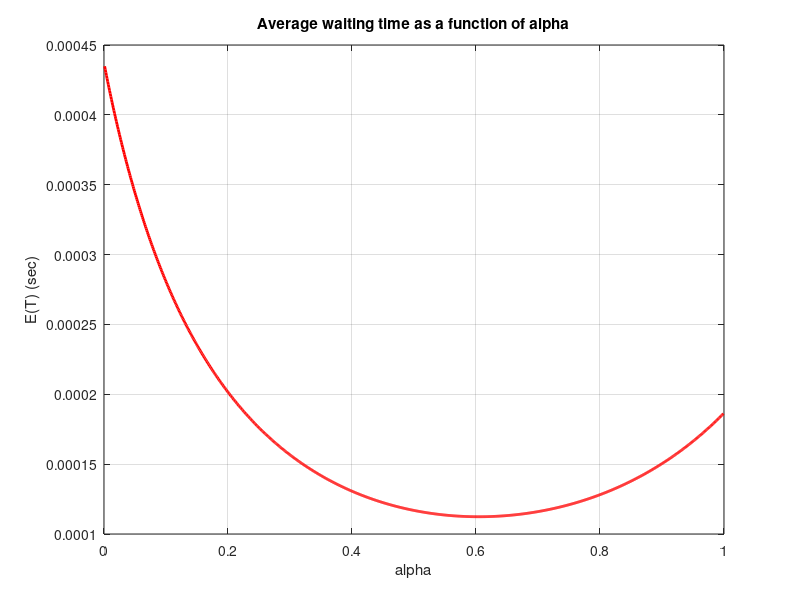

Recreate this plot in MATLAB.
clc;
clear all;
close all;

if !(exist("images","dir") == 7)
  mkdir "images";
endif

lambda = 10*10^3;       % lambda = 10 Kpps
mps = 128*8;            % mean packet size = 128 bytes = 128 * 8 bits
C1 = 15*1024*1024;      % C1 = 15 Mbps
C2 = 12*1024*1024;      % C2 = 12 Mbps

% Conversion from bps to pps
C1 = C1 / mps;
C2 = C2 / mps;

mu1 = C1;
mu2 = C2;

a = 0.001:0.001:0.999;

lambda1 = a * lambda;
lambda2 = (1-a) * lambda;

rho1 = lambda1 / mu1; 
rho2 = lambda2 / mu2; 

% Calculate E(n)

E_n1 = rho1./(1-rho1);
E_n2 = rho2./(1-rho2);
E_n = E_n1 + E_n2; 

% E(T) = E(n) / gamma = E(n) / lambda

gamma = lambda;

E_T = E_n / gamma;

plot(a, E_T, "r", "linewidth", 2);

title("Average waiting time as a function of alpha");
xlabel("alpha");
ylabel("E(T) (sec)");
grid on;

saveas(1, "images/two_lines.png");

[minimum, argmin] = min(E_T);

a_min = a(argmin);

fd = fopen("images/two_lines.txt", "w");

fprintf(fd, "The minimum E(T) is equal to %d sec (%d usec), for alpha = %d\n", minimum, minimum*1e6, a_min);

fclose(fd);
